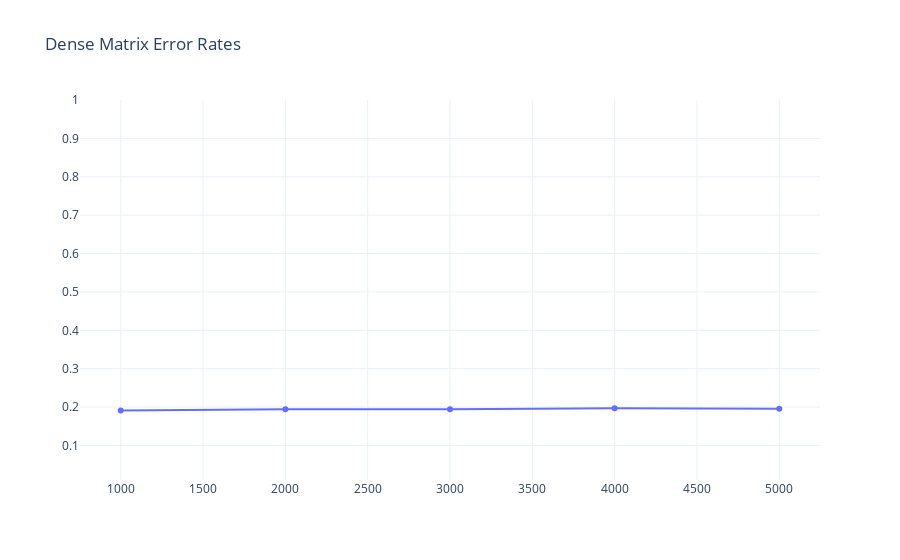

Write notebook code for a chart like this one.
### Code cell
fig = go.Figure()

fig.add_trace(
    go.Scatter(
    x = dense_results['Size'],
    y = dense_results['Final Error']
)
)



fig.update_layout(
    yaxis_range = [10**-2,1],
    template = 'plotly_white',
    title = 'Dense Matrix Error Rates'
)

### Figure 1 — Plotly figure (JSON) as saved in the notebook; plotly's stock layout.template omitted (floating-point values rounded to 4 significant figures)
{"data": [{"type": "scatter", "x": [1000, 2000, 3000, 4000, 5000], "y": [0.1912, 0.1942, 0.1943, 0.1968, 0.1958]}], "layout": {"title": {"text": "Dense Matrix Error Rates"}, "yaxis": {"range": [0.01, 1]}}}
